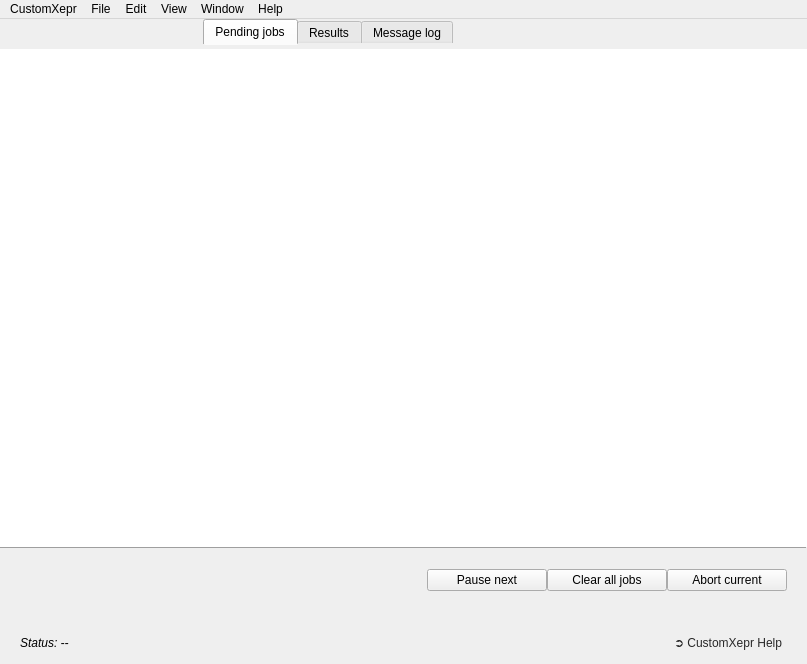
<?xml version="1.0" encoding="UTF-8"?>
<ui version="4.0">
 <class>MainWindow</class>
 <widget class="QMainWindow" name="MainWindow">
  <property name="geometry">
   <rect>
    <x>0</x>
    <y>0</y>
    <width>807</width>
    <height>664</height>
   </rect>
  </property>
  <property name="palette">
   <palette>
    <active>
     <colorrole role="AlternateBase">
      <brush brushstyle="SolidPattern">
       <color alpha="255">
        <red>241</red>
        <green>243</green>
        <blue>243</blue>
       </color>
      </brush>
     </colorrole>
    </active>
    <inactive>
     <colorrole role="AlternateBase">
      <brush brushstyle="SolidPattern">
       <color alpha="255">
        <red>241</red>
        <green>243</green>
        <blue>243</blue>
       </color>
      </brush>
     </colorrole>
    </inactive>
    <disabled>
     <colorrole role="AlternateBase">
      <brush brushstyle="SolidPattern">
       <color alpha="255">
        <red>241</red>
        <green>243</green>
        <blue>243</blue>
       </color>
      </brush>
     </colorrole>
    </disabled>
   </palette>
  </property>
  <property name="windowTitle">
   <string>CustomXepr</string>
  </property>
  <property name="unifiedTitleAndToolBarOnMac">
   <bool>true</bool>
  </property>
  <widget class="QWidget" name="centralwidget">
   <property name="styleSheet">
    <string notr="true">QHeaderView::section {
	height: 18;
	border: 0px;
	background: rgb(240, 240, 240);
	padding-left: 5px;
}

QHeaderView::section:horizontal{
    margin-top: 3px;
    margin-bottom: 3px;
    border-right: 1px solid rgb(212, 212, 212);
}

QHeaderView {
	border: 1px solid rgb(183, 183, 183);
	background: rgb(240, 240, 240);
	border-left: 0px;
	border-right: 0px;
	font-size: 11pt;
}</string>
   </property>
   <layout class="QGridLayout" name="gridLayout">
    <property name="leftMargin">
     <number>0</number>
    </property>
    <property name="topMargin">
     <number>0</number>
    </property>
    <property name="rightMargin">
     <number>0</number>
    </property>
    <property name="bottomMargin">
     <number>12</number>
    </property>
    <property name="verticalSpacing">
     <number>0</number>
    </property>
    <item row="3" column="0" rowspan="3" colspan="4">
     <layout class="QGridLayout" name="gridLayoutStatusBar">
      <property name="leftMargin">
       <number>20</number>
      </property>
      <property name="rightMargin">
       <number>20</number>
      </property>
      <item row="0" column="0">
       <widget class="QLabel" name="statusField">
        <property name="font">
         <font>
          <italic>true</italic>
         </font>
        </property>
        <property name="text">
         <string>Status: --</string>
        </property>
       </widget>
      </item>
      <item row="0" column="1" alignment="Qt::AlignRight">
       <widget class="QPushButton" name="helpButton">
        <property name="styleSheet">
         <string notr="true">QPushButton{
	border-width: 2px;
	border-style: rgba(0, 0, 0, 0);
	border-radius: 10px;
	background:  rgba(0, 0, 0, 0);
	color: rgb(40, 40, 40);
	padding-right: 3px;
	padding-left: 3px;
}

QPushButton::hover{
    border-width: 2px;
    border-style: rgb(159, 157, 160);
    border-radius: 10px;
	background: rgb(159, 157, 160);
	color: rgb(255, 255, 255);
	padding-right: 3px;
	padding-left: 3px;
}</string>
        </property>
        <property name="text">
         <string>➲ CustomXepr Help</string>
        </property>
       </widget>
      </item>
     </layout>
    </item>
    <item row="0" column="1" colspan="2">
     <widget class="QTabWidget" name="tabWidget">
      <property name="maximumSize">
       <size>
        <width>16777215</width>
        <height>30</height>
       </size>
      </property>
      <property name="styleSheet">
       <string notr="true">QTabWidget::tab-bar
{
	alignment: center;
} 

QTabWidget::pane
{
    border-top: transparent;
    background-color: transparent;
}
</string>
      </property>
      <property name="currentIndex">
       <number>0</number>
      </property>
      <widget class="QWidget" name="tab_1">
       <attribute name="title">
        <string>Pending jobs</string>
       </attribute>
       <layout class="QGridLayout" name="gridLayout_4">
        <property name="leftMargin">
         <number>0</number>
        </property>
        <property name="rightMargin">
         <number>0</number>
        </property>
        <property name="horizontalSpacing">
         <number>-1</number>
        </property>
       </layout>
      </widget>
      <widget class="QWidget" name="tab_2">
       <attribute name="title">
        <string>Results</string>
       </attribute>
       <layout class="QGridLayout" name="gridLayout_6">
        <property name="leftMargin">
         <number>0</number>
        </property>
        <property name="rightMargin">
         <number>0</number>
        </property>
       </layout>
      </widget>
      <widget class="QWidget" name="tab_3">
       <attribute name="title">
        <string>Message log</string>
       </attribute>
       <layout class="QGridLayout" name="gridLayout_5">
        <property name="leftMargin">
         <number>0</number>
        </property>
        <property name="rightMargin">
         <number>0</number>
        </property>
       </layout>
      </widget>
     </widget>
    </item>
    <item row="1" column="0" colspan="4">
     <widget class="QStackedWidget" name="stackedWidget">
      <property name="currentIndex">
       <number>0</number>
      </property>
      <widget class="QWidget" name="tabJobs">
       <layout class="QGridLayout" name="gridLayout_2">
        <property name="leftMargin">
         <number>0</number>
        </property>
        <property name="topMargin">
         <number>0</number>
        </property>
        <property name="rightMargin">
         <number>0</number>
        </property>
        <property name="bottomMargin">
         <number>12</number>
        </property>
        <property name="verticalSpacing">
         <number>0</number>
        </property>
        <item row="3" column="0" colspan="2">
         <layout class="QGridLayout" name="gridLayoutJobControl">
          <property name="leftMargin">
           <number>20</number>
          </property>
          <property name="topMargin">
           <number>20</number>
          </property>
          <property name="rightMargin">
           <number>20</number>
          </property>
          <property name="bottomMargin">
           <number>30</number>
          </property>
          <item row="0" column="0">
           <spacer name="horizontalSpacer_2">
            <property name="orientation">
             <enum>Qt::Horizontal</enum>
            </property>
            <property name="sizeHint" stdset="0">
             <size>
              <width>40</width>
              <height>20</height>
             </size>
            </property>
           </spacer>
          </item>
          <item row="0" column="1">
           <widget class="QPushButton" name="pauseButton">
            <property name="minimumSize">
             <size>
              <width>120</width>
              <height>0</height>
             </size>
            </property>
            <property name="maximumSize">
             <size>
              <width>120</width>
              <height>16777215</height>
             </size>
            </property>
            <property name="toolTip">
             <string>&lt;html&gt;&lt;head/&gt;&lt;body&gt;&lt;p&gt;Pause after the current job has been executed. &lt;/p&gt;&lt;/body&gt;&lt;/html&gt;</string>
            </property>
            <property name="text">
             <string>Pause next</string>
            </property>
           </widget>
          </item>
          <item row="0" column="3">
           <widget class="QPushButton" name="abortButton">
            <property name="minimumSize">
             <size>
              <width>120</width>
              <height>0</height>
             </size>
            </property>
            <property name="maximumSize">
             <size>
              <width>120</width>
              <height>16777215</height>
             </size>
            </property>
            <property name="toolTip">
             <string>&lt;html&gt;&lt;head/&gt;&lt;body&gt;&lt;p&gt;Abort the current job, move on to the next.&lt;/p&gt;&lt;/body&gt;&lt;/html&gt;</string>
            </property>
            <property name="text">
             <string>Abort current</string>
            </property>
           </widget>
          </item>
          <item row="0" column="2">
           <widget class="QPushButton" name="clearButton">
            <property name="minimumSize">
             <size>
              <width>120</width>
              <height>0</height>
             </size>
            </property>
            <property name="maximumSize">
             <size>
              <width>120</width>
              <height>16777215</height>
             </size>
            </property>
            <property name="toolTip">
             <string>&lt;html&gt;&lt;head/&gt;&lt;body&gt;&lt;p&gt;Clear all pending jobs.&lt;/p&gt;&lt;/body&gt;&lt;/html&gt;</string>
            </property>
            <property name="text">
             <string>Clear all jobs</string>
            </property>
           </widget>
          </item>
         </layout>
        </item>
        <item row="2" column="0" colspan="2">
         <widget class="Line" name="line">
          <property name="frameShadow">
           <enum>QFrame::Raised</enum>
          </property>
          <property name="orientation">
           <enum>Qt::Horizontal</enum>
          </property>
         </widget>
        </item>
        <item row="0" column="0" colspan="2">
         <widget class="QTreeView" name="jobQueueDisplay">
          <property name="styleSheet">
           <string notr="true"/>
          </property>
          <property name="frameShape">
           <enum>QFrame::NoFrame</enum>
          </property>
          <property name="editTriggers">
           <set>QAbstractItemView::NoEditTriggers</set>
          </property>
          <property name="alternatingRowColors">
           <bool>true</bool>
          </property>
          <property name="selectionMode">
           <enum>QAbstractItemView::ExtendedSelection</enum>
          </property>
          <property name="indentation">
           <number>0</number>
          </property>
         </widget>
        </item>
       </layout>
      </widget>
      <widget class="QWidget" name="tabResults">
       <layout class="QGridLayout" name="gridLayout_3">
        <property name="leftMargin">
         <number>0</number>
        </property>
        <property name="topMargin">
         <number>0</number>
        </property>
        <property name="rightMargin">
         <number>0</number>
        </property>
        <property name="verticalSpacing">
         <number>0</number>
        </property>
        <item row="2" column="0">
         <widget class="Line" name="line_3">
          <property name="frameShadow">
           <enum>QFrame::Raised</enum>
          </property>
          <property name="orientation">
           <enum>Qt::Horizontal</enum>
          </property>
         </widget>
        </item>
        <item row="0" column="0">
         <widget class="QTreeView" name="resultQueueDisplay">
          <property name="frameShape">
           <enum>QFrame::NoFrame</enum>
          </property>
          <property name="editTriggers">
           <set>QAbstractItemView::NoEditTriggers</set>
          </property>
          <property name="alternatingRowColors">
           <bool>true</bool>
          </property>
          <property name="selectionMode">
           <enum>QAbstractItemView::ExtendedSelection</enum>
          </property>
          <property name="uniformRowHeights">
           <bool>true</bool>
          </property>
         </widget>
        </item>
        <item row="6" column="0">
         <layout class="QGridLayout" name="gridLayoutResultControl">
          <property name="leftMargin">
           <number>20</number>
          </property>
          <property name="topMargin">
           <number>20</number>
          </property>
          <property name="rightMargin">
           <number>20</number>
          </property>
          <property name="bottomMargin">
           <number>20</number>
          </property>
          <item row="0" column="0">
           <widget class="QCheckBox" name="plotCheckBox">
            <property name="text">
             <string>Plot results automatically</string>
            </property>
            <property name="checked">
             <bool>true</bool>
            </property>
           </widget>
          </item>
         </layout>
        </item>
       </layout>
      </widget>
      <widget class="QWidget" name="tabLog">
       <layout class="QGridLayout" name="gridLayout_7">
        <property name="leftMargin">
         <number>0</number>
        </property>
        <property name="topMargin">
         <number>0</number>
        </property>
        <property name="rightMargin">
         <number>0</number>
        </property>
        <property name="verticalSpacing">
         <number>0</number>
        </property>
        <item row="5" column="0" colspan="2">
         <layout class="QGridLayout" name="gridLayoutLogControl" columnstretch="1,2">
          <property name="leftMargin">
           <number>20</number>
          </property>
          <property name="topMargin">
           <number>20</number>
          </property>
          <property name="rightMargin">
           <number>20</number>
          </property>
          <property name="bottomMargin">
           <number>20</number>
          </property>
          <item row="1" column="1" alignment="Qt::AlignLeft">
           <widget class="QLineEdit" name="lineEditEmailList">
            <property name="sizePolicy">
             <sizepolicy hsizetype="Preferred" vsizetype="Fixed">
              <horstretch>0</horstretch>
              <verstretch>0</verstretch>
             </sizepolicy>
            </property>
            <property name="minimumSize">
             <size>
              <width>300</width>
              <height>0</height>
             </size>
            </property>
            <property name="maximumSize">
             <size>
              <width>300</width>
              <height>16777215</height>
             </size>
            </property>
            <property name="toolTip">
             <string>&lt;html&gt;&lt;head/&gt;&lt;body&gt;&lt;p&gt;Comma seperated list of addresses that notification emails will be sent to.&lt;/p&gt;&lt;/body&gt;&lt;/html&gt;</string>
            </property>
           </widget>
          </item>
          <item row="2" column="1">
           <widget class="QRadioButton" name="radioButtonErrorMail">
            <property name="text">
             <string>Errors</string>
            </property>
            <attribute name="buttonGroup">
             <string notr="true">bG</string>
            </attribute>
           </widget>
          </item>
          <item row="4" column="1">
           <widget class="QRadioButton" name="radioButtonInfoMail">
            <property name="text">
             <string>Infos</string>
            </property>
            <attribute name="buttonGroup">
             <string notr="true">bG</string>
            </attribute>
           </widget>
          </item>
          <item row="3" column="1">
           <widget class="QRadioButton" name="radioButtonWarningMail">
            <property name="text">
             <string>Warnings (default)</string>
            </property>
            <property name="checked">
             <bool>true</bool>
            </property>
            <attribute name="buttonGroup">
             <string notr="true">bG</string>
            </attribute>
           </widget>
          </item>
          <item row="5" column="1">
           <widget class="QRadioButton" name="radioButtonNoMail">
            <property name="text">
             <string>Silent</string>
            </property>
            <attribute name="buttonGroup">
             <string notr="true">bG</string>
            </attribute>
           </widget>
          </item>
          <item row="1" column="0">
           <widget class="QLabel" name="label">
            <property name="text">
             <string>Email addresses:</string>
            </property>
            <property name="alignment">
             <set>Qt::AlignRight|Qt::AlignTrailing|Qt::AlignVCenter</set>
            </property>
           </widget>
          </item>
          <item row="0" column="0" colspan="2">
           <widget class="QLabel" name="labelEmailSettings">
            <property name="sizePolicy">
             <sizepolicy hsizetype="Preferred" vsizetype="Preferred">
              <horstretch>0</horstretch>
              <verstretch>0</verstretch>
             </sizepolicy>
            </property>
            <property name="font">
             <font>
              <weight>75</weight>
              <bold>true</bold>
             </font>
            </property>
            <property name="text">
             <string>Email notifications settings</string>
            </property>
           </widget>
          </item>
          <item row="2" column="0" rowspan="4">
           <widget class="QLabel" name="label_2">
            <property name="text">
             <string>Notification level:</string>
            </property>
            <property name="alignment">
             <set>Qt::AlignRight|Qt::AlignTop|Qt::AlignTrailing</set>
            </property>
           </widget>
          </item>
         </layout>
        </item>
        <item row="4" column="0" colspan="2">
         <widget class="Line" name="line_2">
          <property name="frameShadow">
           <enum>QFrame::Raised</enum>
          </property>
          <property name="orientation">
           <enum>Qt::Horizontal</enum>
          </property>
         </widget>
        </item>
        <item row="2" column="0" colspan="2">
         <widget class="QTreeView" name="messageLogDisplay">
          <property name="frameShape">
           <enum>QFrame::NoFrame</enum>
          </property>
          <property name="editTriggers">
           <set>QAbstractItemView::NoEditTriggers</set>
          </property>
          <property name="alternatingRowColors">
           <bool>true</bool>
          </property>
          <property name="selectionMode">
           <enum>QAbstractItemView::ExtendedSelection</enum>
          </property>
          <property name="uniformRowHeights">
           <bool>true</bool>
          </property>
         </widget>
        </item>
       </layout>
      </widget>
     </widget>
    </item>
   </layout>
  </widget>
  <widget class="QMenuBar" name="menubar">
   <property name="geometry">
    <rect>
     <x>0</x>
     <y>0</y>
     <width>807</width>
     <height>22</height>
    </rect>
   </property>
   <widget class="QMenu" name="menu_CustomXepr">
    <property name="geometry">
     <rect>
      <x>188</x>
      <y>131</y>
      <width>168</width>
      <height>96</height>
     </rect>
    </property>
    <property name="title">
     <string>CustomXepr</string>
    </property>
    <addaction name="action_About"/>
    <addaction name="separator"/>
    <addaction name="action_Exit"/>
   </widget>
   <widget class="QMenu" name="menu_Files">
    <property name="title">
     <string>File</string>
    </property>
    <addaction name="actionShow_log_files"/>
   </widget>
   <widget class="QMenu" name="menuView">
    <property name="title">
     <string>View</string>
    </property>
   </widget>
   <widget class="QMenu" name="menuEdit">
    <property name="title">
     <string>Edit</string>
    </property>
    <addaction name="actionCut"/>
    <addaction name="actionCopy"/>
    <addaction name="actionPaste"/>
    <addaction name="actionSelect_All"/>
   </widget>
   <widget class="QMenu" name="menuWindow">
    <property name="title">
     <string>Window</string>
    </property>
    <addaction name="actionMinimize"/>
    <addaction name="actionZoom"/>
    <addaction name="separator"/>
   </widget>
   <widget class="QMenu" name="menuHelp">
    <property name="title">
     <string>Help</string>
    </property>
    <addaction name="actionCustomXepr_Help"/>
    <addaction name="separator"/>
    <addaction name="actionXeprAPI_Help"/>
   </widget>
   <addaction name="menu_CustomXepr"/>
   <addaction name="menu_Files"/>
   <addaction name="menuEdit"/>
   <addaction name="menuView"/>
   <addaction name="menuWindow"/>
   <addaction name="menuHelp"/>
  </widget>
  <action name="action_About">
   <property name="text">
    <string>&amp;About CustomXepr...</string>
   </property>
   <property name="menuRole">
    <enum>QAction::NoRole</enum>
   </property>
  </action>
  <action name="action_Exit">
   <property name="text">
    <string>&amp;Quit CustomXepr</string>
   </property>
   <property name="menuRole">
    <enum>QAction::NoRole</enum>
   </property>
  </action>
  <action name="actionShow_log_files">
   <property name="text">
    <string>Show log files...</string>
   </property>
  </action>
  <action name="actionMinimize">
   <property name="text">
    <string>Minimize</string>
   </property>
   <property name="shortcut">
    <string>Ctrl+M</string>
   </property>
  </action>
  <action name="actionZoom">
   <property name="text">
    <string>Zoom</string>
   </property>
   <property name="shortcut">
    <string>Meta+Ctrl+Z</string>
   </property>
  </action>
  <action name="actionBring_all_to_front">
   <property name="text">
    <string>Bring all to front</string>
   </property>
  </action>
  <action name="actionCopy">
   <property name="text">
    <string>Copy</string>
   </property>
   <property name="shortcut">
    <string>Ctrl+C</string>
   </property>
  </action>
  <action name="actionPaste">
   <property name="text">
    <string>Paste</string>
   </property>
   <property name="shortcut">
    <string>Ctrl+V</string>
   </property>
  </action>
  <action name="actionCut">
   <property name="text">
    <string>Cut</string>
   </property>
   <property name="shortcut">
    <string>Ctrl+X</string>
   </property>
  </action>
  <action name="actionSelect_All">
   <property name="text">
    <string>Select All</string>
   </property>
   <property name="shortcut">
    <string>Ctrl+A</string>
   </property>
  </action>
  <action name="actionEnter_Full_Screen">
   <property name="text">
    <string>Enter Full Screen</string>
   </property>
  </action>
  <action name="actiontest">
   <property name="text">
    <string>test</string>
   </property>
  </action>
  <action name="actionPython_XeprAPI_Help">
   <property name="text">
    <string>Python XeprAPI Help</string>
   </property>
  </action>
  <action name="actionXeprAPI_Help">
   <property name="text">
    <string>XeprAPI Help...</string>
   </property>
  </action>
  <action name="actionCustomXepr_Help">
   <property name="text">
    <string>CustomXepr Help...</string>
   </property>
  </action>
  <action name="actionCustomXepr_Changes">
   <property name="text">
    <string>CustomXepr Changes...</string>
   </property>
  </action>
 </widget>
 <tabstops>
  <tabstop>tabWidget</tabstop>
  <tabstop>jobQueueDisplay</tabstop>
  <tabstop>pauseButton</tabstop>
  <tabstop>clearButton</tabstop>
  <tabstop>abortButton</tabstop>
  <tabstop>resultQueueDisplay</tabstop>
  <tabstop>messageLogDisplay</tabstop>
  <tabstop>lineEditEmailList</tabstop>
  <tabstop>radioButtonErrorMail</tabstop>
  <tabstop>radioButtonWarningMail</tabstop>
  <tabstop>radioButtonInfoMail</tabstop>
  <tabstop>radioButtonNoMail</tabstop>
 </tabstops>
 <resources/>
 <connections>
  <connection>
   <sender>tabWidget</sender>
   <signal>currentChanged(int)</signal>
   <receiver>stackedWidget</receiver>
   <slot>setCurrentIndex(int)</slot>
   <hints>
    <hint type="sourcelabel">
     <x>321</x>
     <y>48</y>
    </hint>
    <hint type="destinationlabel">
     <x>321</x>
     <y>326</y>
    </hint>
   </hints>
  </connection>
  <connection>
   <sender>actionMinimize</sender>
   <signal>triggered()</signal>
   <receiver>MainWindow</receiver>
   <slot>showMinimized()</slot>
   <hints>
    <hint type="sourcelabel">
     <x>-1</x>
     <y>-1</y>
    </hint>
    <hint type="destinationlabel">
     <x>403</x>
     <y>331</y>
    </hint>
   </hints>
  </connection>
  <connection>
   <sender>actionZoom</sender>
   <signal>triggered()</signal>
   <receiver>MainWindow</receiver>
   <slot>showMaximized()</slot>
   <hints>
    <hint type="sourcelabel">
     <x>-1</x>
     <y>-1</y>
    </hint>
    <hint type="destinationlabel">
     <x>403</x>
     <y>331</y>
    </hint>
   </hints>
  </connection>
 </connections>
 <buttongroups>
  <buttongroup name="bG"/>
 </buttongroups>
</ui>
